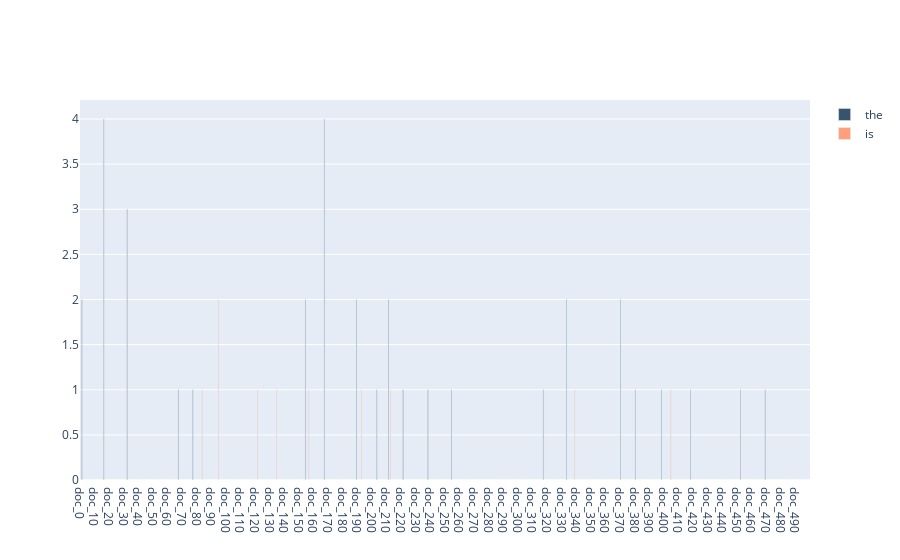

Notebook code for this chart:
### Markdown cell above
- [python scipy 稀疏矩陣的使用說明](https://www.it145.com/9/141782.html)

### Code cell
# Get word frequency by sampleing dataset
# We get 'the' and 'is'  word frequency

sample_amount = 500
df_sample = df.sample(sample_amount)

count_sample_vect = CountVectorizer()
df_sample_counts = count_sample_vect.fit_transform(df_sample.text) # turn into term-document matrix

df_coo = df_sample_counts.tocoo() # 轉成稀疏矩陣格式
con_np = np.column_stack((df_coo.row, df_coo.col, df_coo.data)) #row: document ; col: term ; data: count

document_term_list = [[] for _ in range(sample_amount)] # document i 為 index, 每個 list 為該 document 出現的所有 (term, count)

# get 'the' index from count_sample_vect.get_feature_names()
index_the = count_sample_vect.get_feature_names().index('the')
index_is = count_sample_vect.get_feature_names().index('is')

for i in range(len(con_np)):
    document, term, count = con_np[i]
    document_term_list[document].append((term, count))

the_x = []
the_y = []

for i in range(sample_amount):
    the_x.append("doc_"+ str(i))
    for j in range(len(document_term_list[i])):
        if (document_term_list[i][j][0] == index_the):
            the_y.append(document_term_list[i][j][1])
        else:
            the_y.append(0)

is_x = []
is_y = []

for i in range(len(document_term_list)):
    is_x.append("doc_"+ str(i))
    for j in range(len(document_term_list[i])):
        if (document_term_list[i][j][0] == index_is):
            is_y.append(document_term_list[i][j][1])
        else:
            is_y.append(0)

fig5 = go.Figure()
fig5.add_trace(go.Bar(x=the_x, y=the_y, name='the', marker_color='rgb(55, 83, 109)'))
fig5.add_trace(go.Bar(x=is_x, y=is_y, name='is', marker_color='lightsalmon'))

### Figure 1 — Plotly figure (JSON) as saved in the notebook; plotly's stock layout.template omitted (floating-point values rounded to 4 significant figures; data arrays with more than 128 entries replaced by an {"elided": "..."} marker saying what was removed)
{"data": [{"marker": {"color": "rgb(55, 83, 109)"}, "name": "the", "type": "bar", "x": {"elided": "500 str values"}, "y": {"elided": "5407 int values"}}, {"marker": {"color": "lightsalmon"}, "name": "is", "type": "bar", "x": {"elided": "500 str values"}, "y": {"elided": "5407 int values"}}], "layout": {}}
